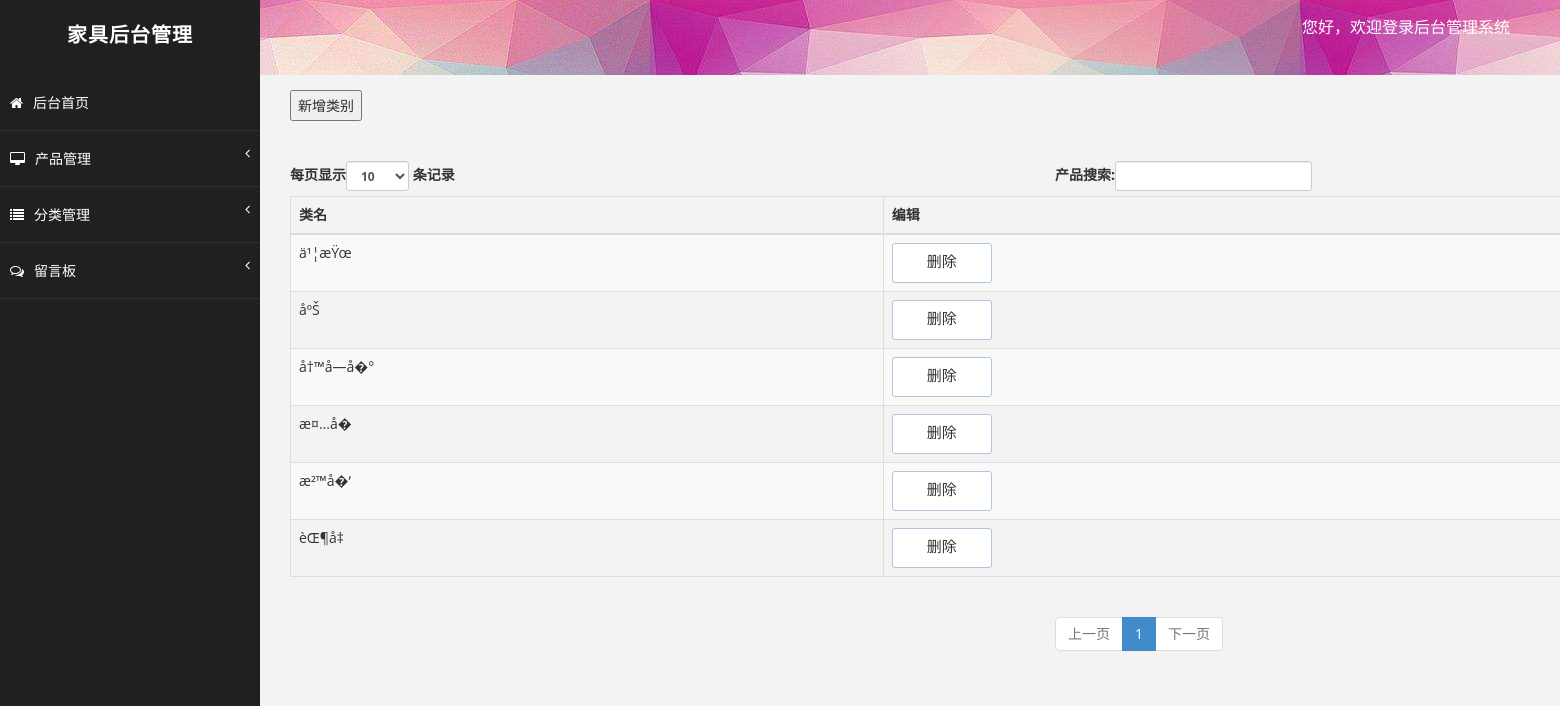
The page /sort-list.php on the database its author committed.
### tables this page shows
CREATE TABLE IF NOT EXISTS `sort` (
  `sortname` varchar(60) NOT NULL
);

### sort-list.php (the view, shortened to what this page needs)
<!DOCTYPE html>
<html xmlns="http://www.w3.org/1999/xhtml">
<head>
    <link href="assets/css/bootstrap.css" rel="stylesheet" />
    <link href="assets/css/font-awesome.css" rel="stylesheet" />
    <link href="assets/css/basic.css" rel="stylesheet" />
    <link href="assets/css/custom.css" rel="stylesheet" />
    <link href='http://fonts.useso.com/css?family=Open+Sans' rel='stylesheet' type='text/css' />
</head>
<body>
    <div id="wrapper">
        <nav class="navbar navbar-default navbar-cls-top " role="navigation" style="margin-bottom: 0">
            <div class="navbar-header">
                <a class="navbar-brand">家具后台管理</a>
            </div>
            <div class="header-right">
                您好，欢迎登录后台管理系统
            </div>
        </nav>
        <nav class="navbar-default navbar-side" role="navigation">
            <div class="sidebar-collapse">
                <ul class="nav" id="main-menu">
                    <li>
                        <a  href="admin.php"><i class="fa fa-home "></i>后台首页</a>
                    </li>
                    <li>
                        <a href="#"><i class="fa fa-desktop "></i>产品管理<span class="fa arrow"></span></a>
                    </li>
                     <li>
                        <a href="#"><i class="fa fa-list "></i>分类管理<span class="fa arrow"></span></a>
                    </li>
                      <li>
                        <a href="#"><i class="fa fa-comments-o "></i>留言板<span class="fa arrow"></span></a>
                    </li>
                </ul>
            </div>
        </nav>
        <div id="page-wrapper">
        <div>
        <input type="button" onclick="openwin()" value="新增类别">
            </div>
            <div class="row" >
                <div class="col-md-12">
                    <div class="card">
                        <div class="card-content">
                            <div class="table-responsive">
                                <table style="width: 1350px"  class="table table-striped table-bordered table-hover" id="dataTables-example">
                                    <thead>
                                        <tr>
                                            <th>类名</th>
                                            <th>编辑</th>
                                        </tr>
                                    </thead>
                                    <tbody>
                                        <?php
                                            $query=mysql_query("select * from sort");
                                            while($value = mysql_fetch_array($query)){
                                                ?>
                                            <form method="post">
                                            <tr>
                                            <td><?php
                                            $sortname=$value['sortname'];
                                             echo "$sortname" ?></td>
                                            <td class="center">
                                            <input class="button" type="button" value="删除"  name="del" onclick="del(name)">
                                            </td>
                                            </tr>
                                            </form>
                                    <?php }
                                 ?>
                                    </tbody>
                                </table>
                            </div>
                        </div>
                    </div>
                </div>
            </div>
         </div>
</body>
</html>

### assets/css/basic.css (style rules this page uses)
body { font-family: 'Open Sans', sans-serif; line-height:25px; }
#wrapper { width: 100%; background: #202020; }
#page-wrapper { padding: 15px 15px; min-height: 600px; background: #F3F3F3; }
.navbar-cls-top .navbar-brand { color: #fff; background: #202020; width: 260px; text-align: center; height: 75px; font-size: 20px; letter-spacing: 1px; font-weight: 900; padding-top: 25px; text-transform:uppercase; }
.header-right { color: #fff; padding: 15px 50px 5px 50px; float: right; font-size: 16px; }
.arrow { float: right; }
.fa.arrow:before { content: "\f104"; }
.sidebar-collapse, .sidebar-collapse .nav { background: none; }
.sidebar-collapse .nav { padding: 0; }
.sidebar-collapse .nav > li > a { color: #fff; background: #202020; text-shadow: none; padding: 15px 40px; border-bottom: 1px solid #2F2E31; }
.sidebar-collapse > .nav > li > a { padding: 15px 10px; }
.navbar-side { border: none; background-color: #202020; }
.navbar-cls-top { background: url("../img/timg.jpg"); border-bottom: none; }
.navbar-default { border: 0px solid black; }
.navbar-header { background: #000000; }
.nav > li > a > i { margin-right: 10px; }
@media (min-width:768px) { #page-wrapper { margin: 0 0 0 260px; padding: 15px 30px; min-height: 1200px; } }
@media (min-width:768px) { .navbar-side { z-index: 1; position: absolute; width: 260px; } }
@media (min-width:768px) { .navbar { border-radius: 0px; } }
.button { border-radius: 3px; border-style: none; border:1px solid #B0C4DE; height: 40px; width: 100px; cursor: pointer; font-family: Microsoft YaHei; background:#FFFFFF; font-size: 15px; }

### rows shown on the page
sort: sortname "æ²™å�‘"
sort: sortname "æ¤…å­�"
sort: sortname "å†™å­—å�°"
sort: sortname "åºŠ"
sort: sortname "èŒ¶å‡"
sort: sortname "ä¹¦æŸœ"
